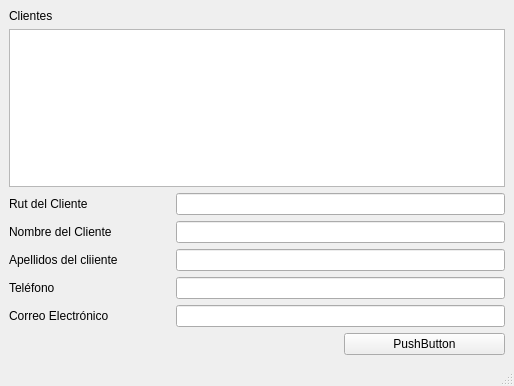
<?xml version="1.0" encoding="UTF-8"?>
<ui version="4.0">
 <class>MainWindow</class>
 <widget class="QMainWindow" name="MainWindow">
  <property name="geometry">
   <rect>
    <x>0</x>
    <y>0</y>
    <width>514</width>
    <height>386</height>
   </rect>
  </property>
  <property name="windowTitle">
   <string>MainWindow</string>
  </property>
  <widget class="QWidget" name="centralwidget">
   <layout class="QGridLayout" name="gridLayout">
    <item row="0" column="0" colspan="2">
     <widget class="QLabel" name="label">
      <property name="text">
       <string>Clientes</string>
      </property>
     </widget>
    </item>
    <item row="5" column="0">
     <widget class="QLabel" name="label_5">
      <property name="text">
       <string>Teléfono</string>
      </property>
     </widget>
    </item>
    <item row="5" column="1" colspan="2">
     <widget class="QLineEdit" name="lineEdit_4"/>
    </item>
    <item row="3" column="0">
     <widget class="QLabel" name="label_3">
      <property name="text">
       <string>Nombre del Cliente</string>
      </property>
     </widget>
    </item>
    <item row="7" column="2">
     <widget class="QPushButton" name="pushButton">
      <property name="text">
       <string>PushButton</string>
      </property>
     </widget>
    </item>
    <item row="3" column="1" colspan="2">
     <widget class="QLineEdit" name="lineEdit_2"/>
    </item>
    <item row="6" column="0">
     <widget class="QLabel" name="label_6">
      <property name="text">
       <string>Correo Electrónico</string>
      </property>
     </widget>
    </item>
    <item row="6" column="1" colspan="2">
     <widget class="QLineEdit" name="lineEdit_5"/>
    </item>
    <item row="1" column="0" colspan="3">
     <widget class="QTableWidget" name="tablaclientes"/>
    </item>
    <item row="2" column="0">
     <widget class="QLabel" name="label_2">
      <property name="text">
       <string>Rut del Cliente</string>
      </property>
     </widget>
    </item>
    <item row="4" column="0">
     <widget class="QLabel" name="label_4">
      <property name="text">
       <string>Apellidos del cliiente</string>
      </property>
     </widget>
    </item>
    <item row="4" column="1" colspan="2">
     <widget class="QLineEdit" name="lineEdit_3"/>
    </item>
    <item row="2" column="1" colspan="2">
     <widget class="QLineEdit" name="lineEdit"/>
    </item>
   </layout>
  </widget>
  <widget class="QMenuBar" name="menubar">
   <property name="geometry">
    <rect>
     <x>0</x>
     <y>0</y>
     <width>514</width>
     <height>21</height>
    </rect>
   </property>
  </widget>
  <widget class="QStatusBar" name="statusbar"/>
 </widget>
 <resources/>
 <connections/>
</ui>
